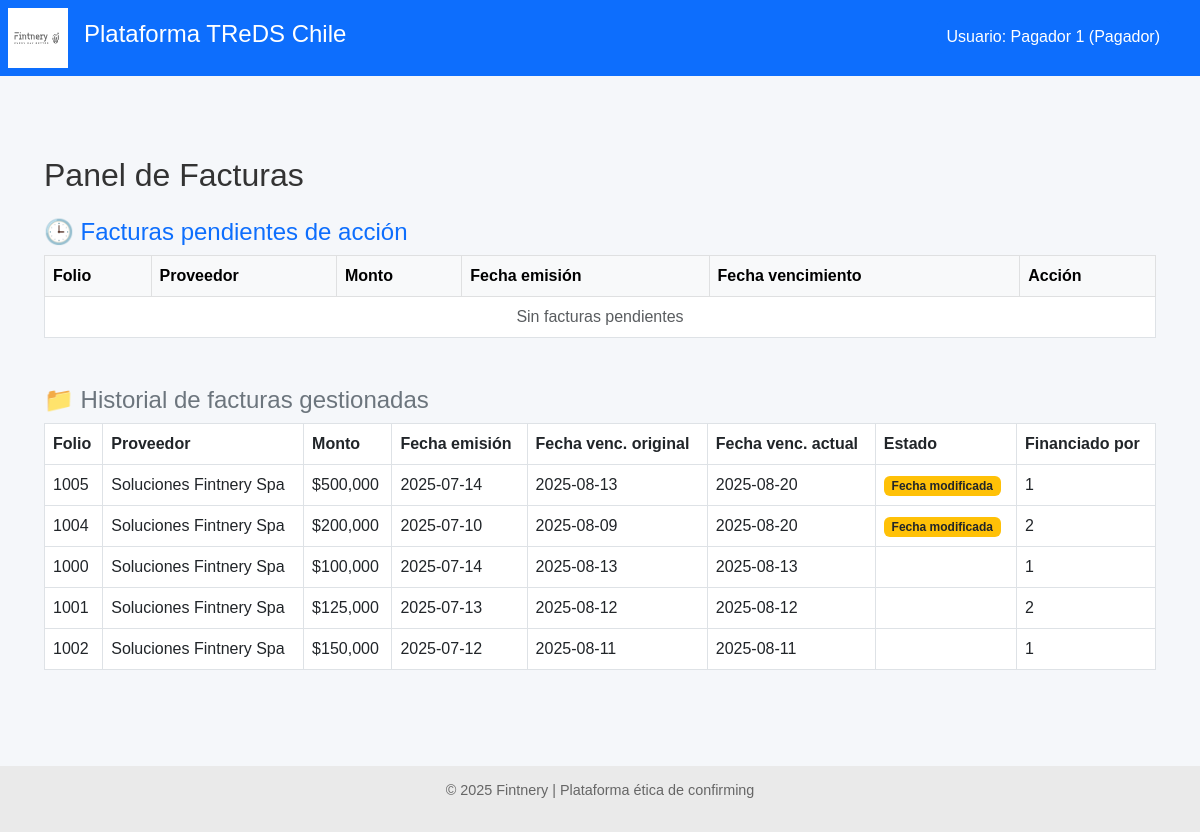
The app's page /pagador/facturas (signed in) with its own data.
### models.py (models this page shows)
class FacturaDB(Base):
    __tablename__ = "facturas"
    id = Column(Integer, primary_key=True, index=True)
    rut_emisor = Column(String, index=True)
    rut_receptor = Column(String)
    tipo_dte = Column(String)
    folio = Column(Integer)
    monto = Column(Integer)
    estado_dte = Column(String)
    razon_social_emisor = Column(String)
    razon_social_receptor = Column(String)
    fecha_emision = Column(Date)
    fecha_vencimiento = Column(Date)
    fecha_vencimiento_original = Column(Date, nullable=True)
    modificacion_aceptada_por_proveedor = Column(Boolean, nullable=True, default=None)
    confirming_solicitado = Column(Boolean, default=False)
    origen_confirmacion = Column(String, default="Desconocido")
    financiador_adjudicado = Column(Integer, ForeignKey("financiadores.id"), nullable=True)
    proveedor_id = Column(Integer, ForeignKey("proveedores.id"))
    proveedor = relationship("Proveedor", back_populates="facturas")
    pagador_id = Column(Integer, ForeignKey("pagadores.id"))
    pagador = relationship("Pagador", back_populates="facturas")
    ofertas = relationship("OfertaFinanciamiento", back_populates="factura")
    financiador = relationship(
        "Financiador",
        primaryjoin=Financiador.id == foreign(cast(financiador_adjudicado, Integer)), viewonly=True,
        uselist=False,
    )

class Pagador(Base):
    __tablename__ = "pagadores"
    id = Column(Integer, primary_key=True, index=True)
    nombre = Column(String, nullable=False)
    rut = Column(String, unique=True, index=True, nullable=False)
    usuario = Column(String, unique=True, index=True, nullable=False)
    clave_hash = Column(String, nullable=False)
    facturas = relationship("FacturaDB", back_populates="pagador")

### routers/pagador.py (the view)
@router.get("/facturas")
def ver_facturas_pagador(request: Request, db: Session = Depends(get_db)):
    pagador_id = request.session.get("pagador_id")
    if not pagador_id:
        return RedirectResponse(url="/pagador/login", status_code=303)
    pagador = db.query(Pagador).get(pagador_id)
    if not pagador:
        request.session.clear()
        return RedirectResponse(url="/pagador/login", status_code=303)
    facturas_pendientes = db.query(FacturaDB).filter(
        FacturaDB.rut_receptor == pagador.rut,
        FacturaDB.estado_dte == "Confirmación solicitada al pagador"
    ).all()
    facturas_gestionadas = db.query(FacturaDB).filter(
        FacturaDB.rut_receptor == pagador.rut,
        FacturaDB.estado_dte.in_([
            "Confirmada por pagador",
            "Rechazada por pagador",
            "Enviado a confirming",
            "Confirming adjudicado"
        ])
    ).all()
    return templates.TemplateResponse(
        "facturas_pagador.html",
        {
            "request": request,
            "facturas_pendientes": facturas_pendientes,
            "facturas_gestionadas": facturas_gestionadas,
            "pagador_nombre": pagador.nombre
        }
    )

### templates/facturas_pagador.html (shortened to what this page needs)
{% extends "base.html" %}
{% block content %}
<div class="container mt-5">
    <h2 class="mb-4">Panel de Facturas</h2>
    <h4 class="text-primary">🕒 Facturas pendientes de acción</h4>
    <table class="table table-bordered table-hover bg-white mb-5">
        <thead class="table-light">
            <tr>
                <th>Folio</th>
                <th>Proveedor</th>
                <th>Monto</th>
                <th>Fecha emisión</th>
                <th>Fecha vencimiento</th>
                <th>Acción</th>
            </tr>
        </thead>
        <tbody>
        {% for f in facturas_pendientes %}
            <tr>
                <td>{{ f.folio }}</td>
                <td>{{ f.razon_social_emisor }}</td>
                <td>${{ "{:,.0f}".format(f.monto) }}</td>
                <td>{{ f.fecha_emision }}</td>
                <td>
                    <form method="post" action="/pagador/editar-vencimiento/{{ f.id }}" class="d-flex">
                        <input type="date" name="nueva_fecha_vencimiento" class="form-control form-control-sm me-2" value="{{ f.fecha_vencimiento }}">
                        <button type="submit" class="btn btn-sm btn-outline-secondary">Cambiar</button>
                    </form>
                </td>
                <td>
                    <form method="post" action="/pagador/confirmar-factura/{{ f.id }}" style="display:inline;">
                        <button class="btn btn-sm btn-success">Confirmar</button>
                    </form>
                    <form method="post" action="/pagador/rechazar-factura/{{ f.id }}" style="display:inline;">
                        <button class="btn btn-sm btn-danger">Rechazar</button>
                    </form>
                </td>
            </tr>
        {% else %}
            <tr><td colspan="6" class="text-center text-muted">Sin facturas pendientes</td></tr>
        {% endfor %}
        </tbody>
    </table>
    <h4 class="text-secondary">📁 Historial de facturas gestionadas</h4>
    <table class="table table-bordered table-hover bg-light">
        <thead style="background-color: #0d6efd;" class="text-white">
            <tr>
                <th>Folio</th>
                <th>Proveedor</th>
                <th>Monto</th>
                <th>Fecha emisión</th>
                <th>Fecha venc. original</th>
                <th>Fecha venc. actual</th>
                <th>Estado</th>
                <th>Financiado por</th>
            </tr>
        </thead>
        <tbody>
        {% for f in facturas_gestionadas %}
            <tr>
                <td>{{ f.folio }}</td>
                <td>{{ f.razon_social_emisor }}</td>
                <td>${{ "{:,.0f}".format(f.monto) }}</td>
                <td>{{ f.fecha_emision }}</td>
                <td>{{ f.fecha_vencimiento_original }}</td>
                <td>{{ f.fecha_vencimiento }}</td>
                <td>
                    {% if f.fecha_vencimiento != f.fecha_vencimiento_original %}
                        <span class="badge bg-warning text-dark">Fecha modificada</span>
                    {% endif %}
                </td>
                <td>
                    {% if f.financiador_adjudicado %}
                        {{ f.financiador_adjudicado }}
                    {% else %}
                        <span class="text-muted">-</span>
                    {% endif %}
                </td>
            </tr>
        {% else %}
            <tr><td colspan="8" class="text-center text-muted">Sin facturas gestionadas aún</td></tr>
        {% endfor %}
        </tbody>
    </table>
</div>
{% endblock %}

### templates/base.html (shortened to what this page needs)
<!DOCTYPE html>
<html lang="es">
<head>
    <link href="https://cdn.jsdelivr.net/npm/bootstrap@5.3.0/dist/css/bootstrap.min.css" rel="stylesheet">
    <link rel="stylesheet" href="/static/styles.css">
</head>
<body>
    <header class="main-header d-flex align-items-center bg-primary text-white p-2">
        <img src="/static/LogoFIntneryWeb.svg" alt="Fintnery" class="logo me-3" style="height: 60px;">
        <h1 class="titulo-principal">Plataforma TReDS Chile</h1>
    </header>
    <main>
        {% block content %}{% endblock %}
    </main>
    <footer class="footer text-center mt-5">
        <p>&copy; 2025 Fintnery | Plataforma ética de confirming</p>
    </footer>
    {% if financiador_nombre or proveedor_nombre or pagador_nombre %}
    <div style="position: absolute; top: 20px; right: 30px; color: white; background-color: #0d6efd; padding: 5px 10px; border-radius: 5px;">
        Usuario:
        {% if pagador_nombre %}{{ pagador_nombre }} (Pagador){% endif %}
    </div>
    {% endif %}
</body>
</html>

### static/styles.css (style rules this page uses)
body { font-family: sans-serif; margin: 0; background-color: #f5f7fa; color: #333; }
.main-header { background-color: #1f3a93; color: white; padding: 1em; display: flex; align-items: center; }
.logo { height: 40px; margin-right: 15px; }
.titulo-principal { font-size: 1.5em; }
footer.footer { background-color: #eaeaea; text-align: center; padding: 1em; font-size: 0.9em; color: #666; }
main { padding: 2em; }

### records on screen
FacturaDB: folio "1005", razon_social_emisor "Soluciones Fintnery Spa", monto "500,000", fecha_emision "2025-07-14", fecha_vencimiento_original "2025-08-13", fecha_vencimiento "2025-08-20", shows "Fecha modificada", financiador_adjudicado "1"
FacturaDB: folio "1004", razon_social_emisor "Soluciones Fintnery Spa", monto "200,000", fecha_emision "2025-07-10", fecha_vencimiento_original "2025-08-09", fecha_vencimiento "2025-08-20", shows "Fecha modificada", financiador_adjudicado "2"
FacturaDB: folio "1000", razon_social_emisor "Soluciones Fintnery Spa", monto "100,000", fecha_emision "2025-07-14", fecha_vencimiento_original "2025-08-13", fecha_vencimiento "2025-08-13", financiador_adjudicado "1"
FacturaDB: folio "1001", razon_social_emisor "Soluciones Fintnery Spa", monto "125,000", fecha_emision "2025-07-13", fecha_vencimiento_original "2025-08-12", fecha_vencimiento "2025-08-12", financiador_adjudicado "2"
FacturaDB: folio "1002", razon_social_emisor "Soluciones Fintnery Spa", monto "150,000", fecha_emision "2025-07-12", fecha_vencimiento_original "2025-08-11", fecha_vencimiento "2025-08-11", financiador_adjudicado "1"
Pagador: nombre "Pagador 1"
